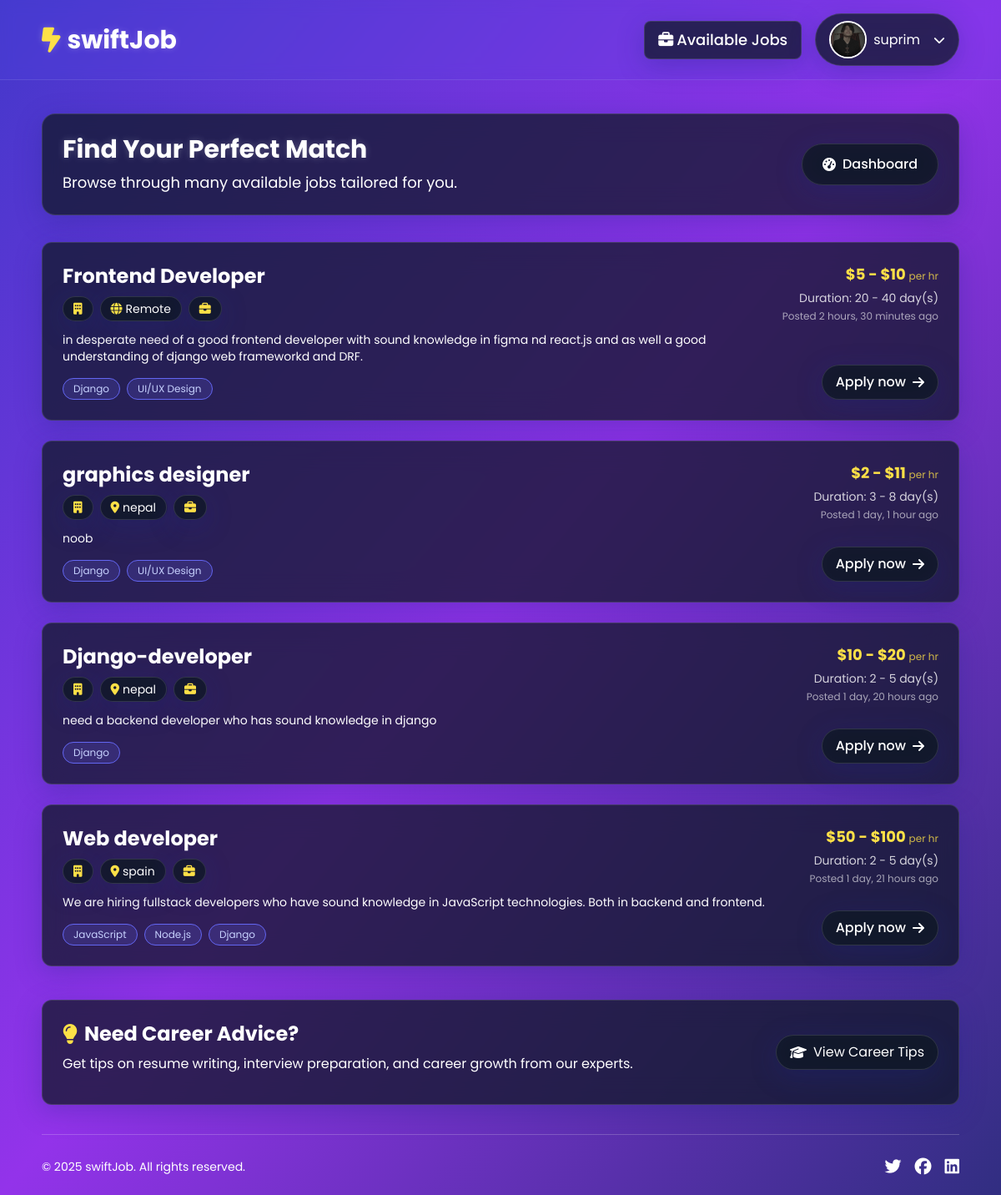
The page /job/avialable-jobs/ (signed in) on the database its author committed.
### accounts/models.py (models this page shows, shortened)
class Profile(models.Model):
    JOB_SEEKER = 'job_seeker'
    JOB_CREATOR = 'job_creator'
    ROLE_CHOICES = [
        (JOB_SEEKER, 'Job Seeker'),
        (JOB_CREATOR, 'Job Creator'),
    ]
    user = models.OneToOneField(User, on_delete=models.CASCADE)
    profile_picture = models.ImageField(upload_to='profile_pics/', null=True, blank=True, default='images/default.webp')
    role = models.CharField(max_length=20, choices=ROLE_CHOICES, default=JOB_SEEKER)

### job/models.py (models this page shows, shortened)
class JobCreation(models.Model):
    job_creator = models.ForeignKey(User, on_delete=models.CASCADE)
    job_title = models.CharField(max_length=200)
    category = models.ForeignKey(Category, on_delete=models.CASCADE)
    job_description = models.TextField()
    min_price = models.IntegerField(validators=[MinValueValidator(0)],default=0)
    max_price = models.IntegerField(validators=[MinValueValidator(0)])
    min_time = models.IntegerField(validators=[MinValueValidator(0)])
    max_time = models.IntegerField(validators=[MinValueValidator(0)])
    location = models.CharField(max_length=50,null=True,blank=True)
    required_skills = models.ManyToManyField(Skill)
    experience = models.ForeignKey(Experience, on_delete=models.SET_NULL,null=True,blank=True)
    created_at = models.DateTimeField(auto_now_add=True)
    slug = models.SlugField(unique=True,null=True,blank=True)

class Skill(models.Model):
    name = models.CharField(max_length=200)
    slug = models.SlugField(unique=True,null=True,blank=True)
    def __str__(self):
        return self.name

### job/views.py (the view)
# urls.py: path('avialable-jobs/',views.available_jobs_view,name='avialable-jobs'),
def available_jobs_view(request):
    jobs = JobCreation.objects.all().order_by('-created_at')
    context = {
        'jobs':jobs
    }
    return render(request,'job/avialable_jobs.html',context)

### job/templates/job/avialable_jobs.html (shortened to what this page needs)
{% extends 'base.html' %}
{% load static %}
{% block content %}
<div class="text-white">
    <div class="glass-effect p-6 xs-p-4 rounded-2xl mb-8 xs-mb-5">
        <div class="flex flex-col md:flex-row justify-between items-center gap-4">
            <div>
                <h1 class="text-3xl xs-text-2xl font-bold mb-2 text-shadow">Find Your Perfect Match</h1>
                <p class="text-lg xs-text-base">Browse through {{ jobs_count|default:"many" }} available jobs tailored for you.</p>
            </div>
            <div class="flex items-center gap-3">
                <a href="{% url 'job:job-seeker' %}" class="glass-effect py-3 xs-py-2 px-6 xs-px-4 rounded-full font-medium hover:bg-white hover:text-indigo-700 transition-all duration-300 ease-in-out flex items-center gap-2 hover-scale">
                    <i class="fa-solid fa-gauge-high"></i> Dashboard
                </a>
            </div>
        </div>
    </div>
    <div class="space-y-6 xs-space-y-4">
        {% if jobs %}
            {% for job in jobs %}
                <div class="glass-effect p-6 xs-p-4 rounded-xl hover-scale transition-all duration-300">
                    <div class="flex flex-col lg:flex-row justify-between gap-4">
                        <div class="flex-1">
                            <h2 class="text-2xl xs-text-xl font-bold mb-2">{{ job.job_title }}</h2>
                            <div class="flex flex-wrap gap-2 mb-3">
                                <span class="glass-effect py-1 px-3 rounded-full text-sm xs-text-xs flex items-center gap-1">
                                    <i class="fa-solid fa-building text-yellow-300"></i> {{ job.company_name }}
                                </span>
                                {% if job.location %}
                                <span class="glass-effect py-1 px-3 rounded-full text-sm xs-text-xs flex items-center gap-1">
                                    <i class="fa-solid fa-location-dot text-yellow-300"></i> {{ job.location }}
                                </span>
                                {% else %}
                                <span class="glass-effect py-1 px-3 rounded-full text-sm xs-text-xs flex items-center gap-1">
                                    <i class="fa-solid fa-globe text-yellow-300"></i> Remote
                                </span>
                                {% endif %}
                                <span class="glass-effect py-1 px-3 rounded-full text-sm xs-text-xs flex items-center gap-1">
                                    <i class="fa-solid fa-briefcase text-yellow-300"></i> {{ job.job_type }}
                                </span>
                            </div>
                            <p class="text-sm xs-text-xs mb-4 line-clamp-2">{{ job.job_description }}</p>
                            <div class="flex flex-wrap gap-2 mt-4">
                                {% for skill in job.required_skills.all %}
                                <span class="bg-indigo-500 bg-opacity-20 text-indigo-200 text-xs px-3 py-1 rounded-full border border-indigo-500">
                                    {{ skill }}
                                </span>
                                {% endfor %}
                            </div>
                        </div>
                        <div class="flex flex-col justify-between items-end">
                            <div class="text-right mb-4 lg:mb-0">
                                <div class="text-yellow-300 font-bold text-lg xs-text-base mb-1">
                                    ${{ job.min_price }} - ${{ job.max_price }}
                                    <span class="text-xs font-normal opacity-80">per hr</span>
                                </div>
                                <div class="text-sm xs-text-xs opacity-80">
                                    Duration: {{ job.min_time }} - {{ job.max_time }} day(s)
                                </div>
                                <div class="text-xs opacity-60 mt-1">
                                    Posted {{ job.created_at|timesince }} ago
                                </div>
                            </div>
                            <a href="{% url "application:job-application-form" job.slug %}" class="glass-effect py-2 px-4 rounded-full font-medium hover:bg-white hover:text-indigo-700 transition-all duration-300 ease-in-out flex items-center gap-2 hover-scale">
                                Apply now <i class="fa-solid fa-arrow-right"></i>
                            </a>
                        </div>
                    </div>
                </div>
            {% endfor %}
        {% endif %}
    </div>
    <div class="glass-effect p-6 xs-p-4 rounded-xl mt-10">
        <div class="flex flex-col md:flex-row justify-between items-center gap-4">
            <div>
                <h2 class="text-2xl xs-text-xl font-bold mb-2 flex items-center gap-2">
                    <i class="fa-solid fa-lightbulb text-yellow-300"></i> Need Career Advice?
                </h2>
                <p class="mb-3">Get tips on resume writing, interview preparation, and career growth from our experts.</p>
            </div>
            <a href="#" class="glass-effect py-2 px-4 rounded-full hover:bg-white hover:text-indigo-700 transition-all duration-300 flex items-center gap-2 hover-scale">
                <i class="fa-solid fa-graduation-cap"></i> View Career Tips
            </a>
        </div>
    </div>
</div>
{% endblock content %}

### templates/base.html (shortened to what this page needs)
{% load static tailwind_tags %}
{% load static %}
<!DOCTYPE html>
<html lang="en">
<head>
    <link rel="stylesheet" href="https://cdnjs.cloudflare.com/ajax/libs/font-awesome/6.7.2/css/all.min.css" />
    {% tailwind_css %}
    <link rel="stylesheet" href="{% static "css/style.css" %}">
</head>
<body class="font-['Poppins',sans-serif] bg-gradient-to-br from-indigo-700 via-purple-600 to-indigo-900 min-h-screen relative overflow-x-hidden">
    <header class="text-white sticky top-0 z-50">
        <nav class="navbar-blur flex justify-between py-4 px-5 md:px-[50px] xs-px-2 xs-py-2 lg:max-w-screen-xl mx-auto w-full transition-all duration-300">
            <a href="{% if request.user.is_authenticated and request.user.profile.role == 'job_creator' %} {% url "job:job-creator" %} {% elif request.user.is_authenticated and request.user.profile.role == 'job_seeker'  %}{% url "job:job-seeker" %} {% else %} / {% endif %}" class="text-2xl font-bold md:text-3xl xs-text-lg flex items-center text-shadow">
                <i class="fa-solid fa-bolt-lightning mr-2 text-yellow-300"></i>swiftJob
            </a>
            {% if request.user.is_authenticated %}
            <div class="flex gap-4 xs-gap-3 items-center relative">
                {% if request.user.profile.role == 'job_creator' %}
                <a href="{% url "job:job-creation-form" %}" class="glass-effect md:font-medium md:text-lg xs-text-sm md:hover:text-yellow-300 md:transition-all duration-300 ease-in-out py-2 px-5 md:px-4 xs-px-3 xs-py-2 rounded-lg hidden md:flex md:items-center hover-scale">
                    <i class="fa-solid fa-plus-circle mr-1"></i> <span class="max-xs:hidden">Create Job</span>
                </a>
                <a href="{% url "application:applications" %}" class="glass-effect md:font-medium md:text-lg xs-text-sm md:hover:text-yellow-300 md:transition-all duration-300 ease-in-out py-2 px-5 md:px-4 xs-px-3 xs-py-2 rounded-lg hidden md:flex md:items-center hover-scale">
                    <i class="fa-solid fa-clipboard-list mr-1"></i> <span class="max-xs:hidden">Applications</span>
                </a>
                {% elif request.user.profile.role == 'job_seeker' %}
                <a href="{% url "job:avialable-jobs" %}" class="glass-effect whitespace-nowrap md:font-medium md:text-lg xs-text-sm md:hover:text-yellow-300 md:transition-all duration-300 ease-in-out py-2 px-5 md:px-4 xs-px-3 xs-py-2 rounded-lg hidden md:flex md:items-center hover-scale">
                    <i class="fa-solid fa-briefcase mr-1"></i> <span class="max-xs:hidden">Available Jobs</span>
                </a>
                {% endif %}
                <div id="profile" class="flex items-center gap-4 xs-gap-2 glass-effect py-2 px-4 xs-px-3 xs-py-2 rounded-full hover-scale transition-all duration-300 cursor-pointer">
                    <span class="flex gap-2 items-center">
                        {% if user.profile.profile_picture %}
                        <img src="{{user.profile.profile_picture.url}}" alt="" class="h-[45px] w-[45px] xs-h-8 xs-w-8 rounded-full object-cover object-center border-2 border-white">
                        {% else %}
                        <img src="{% static "images/default.webp" %}" alt="" class="h-[45px] w-[45px] xs-h-8 xs-w-8 rounded-full object-contain object-center border-2 border-white">
                        {% endif %}
                        <p class="hidden md:block"> {{user.username}} </p>
                    </span>
                    <i class="fa-solid fa-chevron-down text-sm" id="dropdown-arrow"></i>
                </div>
            </div>
            {% endif %}
        </nav>
    </header>
    <main class="max-w-screen-xl mb-5  mx-auto px-5 md:px-[50px] xs-px-2 py-10 xs-py-5">
        {% block content %}{% endblock content %}
    </main>
    <footer class="mt-auto text-white py-6 xs-py-4 ">
        <div class="max-w-screen-xl mx-auto px-5 md:px-[50px] xs-px-3 absolute bottom-0 w-full pb-5">
            <div class="flex flex-col md:flex-row justify-between items-center border-t border-white/20 pt-6 xs-pt-4">
                <div>
                    <p class="text-sm xs-text-xs">&copy; 2025 swiftJob. All rights reserved.</p>
                </div>
                <div class="flex gap-4 xs-gap-3 mt-4 md:mt-0">
                    <a href="#" class="text-white hover:text-yellow-300"><i class="fa-brands fa-twitter text-xl xs-text-lg"></i></a>
                    <a href="#" class="text-white hover:text-yellow-300"><i class="fa-brands fa-facebook text-xl xs-text-lg"></i></a>
                    <a href="#" class="text-white hover:text-yellow-300"><i class="fa-brands fa-linkedin text-xl xs-text-lg"></i></a>
                </div>
            </div>
        </div>
    </footer>
</body>
</html>

### templates/base.html (style rules this page uses)
.glass-effect { background: rgba(255, 255, 255, 0.1); backdrop-filter: blur(10px); border: 1px solid rgba(255, 255, 255, 0.1); box-shadow: 0 8px 32px 0 rgba(31, 38, 135, 0.3); }
.navbar-blur { backdrop-filter: blur(8px); background-color: rgba(79, 70, 229, 0.2); border-bottom: 1px solid rgba(255, 255, 255, 0.1); }
.text-shadow { text-shadow: 0px 2px 4px rgba(0, 0, 0, 0.3); }

### job/templates/job/avialable_jobs.html (style rules this page uses)
.glass-effect { background: rgba(17, 25, 40, 0.75); backdrop-filter: blur(16px); border: 1px solid rgba(255, 255, 255, 0.125); }
.hover-scale { transition: transform 0.3s ease-in-out, box-shadow 0.3s ease-in-out; }
.text-shadow { text-shadow: 0 0 10px rgba(255, 255, 255, 0.2); }

### rows shown on the page
JobCreation: job_title "Frontend Developer", shows "Remote", job_description "in desperate need of a good frontend developer with sound knowledge in figma nd react.js and as well a good understanding of django web frameworkd and DRF.", min_price "5", max_price "10", min_time "20", max_time "40", created_at "2 hours, 30 minutes"
Skill: name "Django"
Skill: name "UI/UX Design"
JobCreation: job_title "graphics designer", location "nepal", job_description "noob", min_price "2", max_price "11", min_time "3", max_time "8", created_at "1 day, 1 hour"
JobCreation: job_title "Django-developer", location "nepal", job_description "need a backend developer who has sound knowledge in django", min_price "10", max_price "20", min_time "2", max_time "5", created_at "1 day, 20 hours"
JobCreation: job_title "Web developer", location "spain", job_description "We are hiring fullstack developers who have sound knowledge in JavaScript technologies. Both in backend and frontend.", min_price "50", max_price "100", min_time "2", max_time "5", created_at "1 day, 21 hours"
Skill: name "JavaScript"
Skill: name "Node.js"

### other values the page prints
{{ user.username }} "suprim"
{{ jobs_count|default:"many" }} "many"
